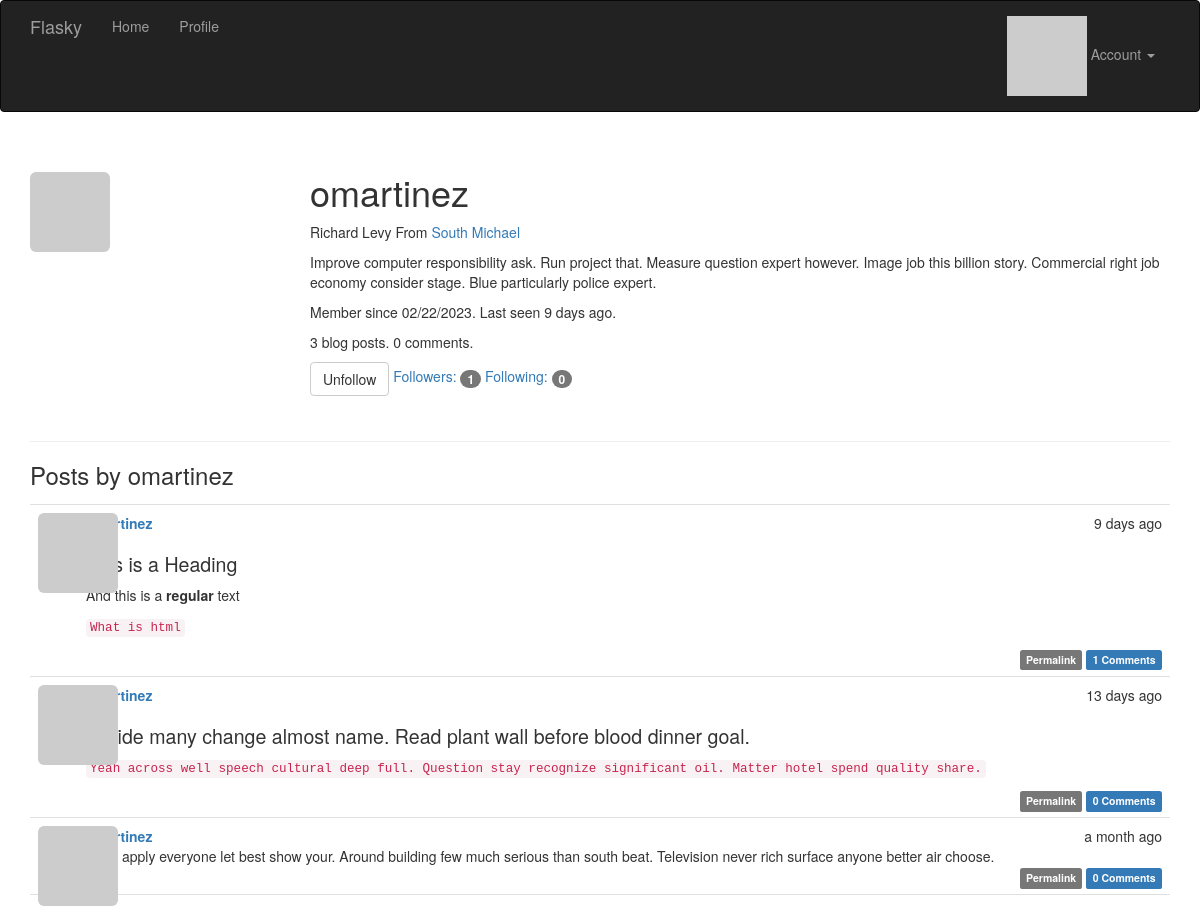
/user/omartinez (signed in), run on the app's committed database.
### app/models.py (models this page shows, shortened)
class User(UserMixin, db.Model):
    __tablename__ = 'users'
    id = db.Column(db.Integer, primary_key=True)
    email = db.Column(db.String(64), unique=True, index=True)
    username = db.Column(db.String(64), unique=True, index=True)
    role_id = db.Column(db.Integer, db.ForeignKey('roles.id'))
    posts = db.relationship('Post', backref='author', lazy='dynamic')
    comments = db.relationship('Comment', backref='author', lazy='dynamic')
    password_hash = db.Column(db.String(128))
    confirmed = db.Column(db.Boolean, default=False)
    name = db.Column(db.String(64))
    location = db.Column(db.String(64))
    about_me = db.Column(db.Text())
    member_since = db.Column(db.DateTime(), default=datetime.utcnow)
    last_seen = db.Column(db.DateTime(), default=datetime.utcnow)
    avatar_hash = db.Column(db.String(32))
    followed = db.relationship('Follow', foreign_keys=[Follow.follower_id],
                                backref=db.backref('follower', lazy='joined'), lazy='dynamic',
                                cascade='all, delete-orphan')
    followers = db.relationship('Follow', foreign_keys=[Follow.followed_id],
                                backref=db.backref('followed', lazy='joined'), lazy='dynamic',
                                cascade='all, delete-orphan')
    def can(self, perm):
        return self.role is not None and self.role.has_permission(perm)
    def is_administrator(self):
        return self.can(Permission.ADMIN)
    @property
    def password(self):
        raise AttributeError('password is not a readable attribute')
    @login_manager.user_loader
    def load_user(user_id):
        return User.query.get(int(user_id))
    def gravatar(self, size=100, default='identicon', rating='g'):
        if request.is_secure:
            url = 'https://secure.gravatar.com/avatar'
        else:
            url = 'http://www.gravatar.com/avatar'
        hash = hashlib.md5(self.email.lower().encode('utf-8')).hexdigest()
        return '{url}/{hash}?s={size}&d={default}&r={rating}'.format(
                        url=url, hash=hash, size=size, default=default, rating=rating)
    def ping(self):
        self.last_seen = datetime.utcnow()
        db.session.add(self)
        db.session.commit()
    def is_following(self, user):
        if user.id is None:
            return False
        return self.followed.filter_by(followed_id=user.id).first() is not None

class Post(db.Model):
    __tablename__ = 'posts'
    id = db.Column(db.Integer, primary_key=True)
    body = db.Column(db.Text)
    body_html = db.Column(db.Text)
    timestamp = db.Column(db.DateTime, index=True, default=datetime.utcnow)
    author_id = db.Column(db.Integer, db.ForeignKey('users.id'))
    comments = db.relationship('Comment', backref='post', lazy='dynamic')

### app/main/views.py (the view)
@main.route('/user/<username>')
def user(username):
    user = User.query.filter_by(username=username).first()
    if user is None:
        abort(404)
    posts = user.posts.order_by(Post.timestamp.desc()).all()
    return render_template('user.html', user=user, posts=posts)

### app/auth/views.py (called while the page is built)
@auth.before_app_request
def before_request():
    if current_user.is_authenticated:
        current_user.ping()
        if not current_user.confirmed \
                and request.endpoint \
                and request.blueprint != 'auth' \
                and request.endpoint != 'static':
            return redirect(url_for('auth.unconfirmed'))

### app/main/__init__.py (called while the page is built)
@main.app_context_processor
def inject_permission():
    return dict(Permission=Permission)

### app/models.py (called while the page is built)
    def has_permission(self, perm):
        return self.permissions & perm == perm

### app/templates/user.html (shortened to what this page needs)
{% extends "base.html" %}
{% block page_content %}
<div class="page-header">
    <img class="img-rounded profile-thumbnail" src="{{ user.gravatar(size=256) }}">
    <div class="profile-header">
        <h1>{{ user.username }}</h1>
        {% if user.name or user.location %}
        <p>
            {% if user.name %}{{ user.name }}{% endif %}
            {% if user.location %}
            From <a href="http://maps.google.com/?q={{ user.location }}">
                {{ user.location }}
            </a>
            {% endif %}
        </p>
        {% endif %}
        {% if user.about_me %}<p>{{ user.about_me }}</p>{% endif %}
        <p>
            Member since {{ moment(user.member_since).format('L') }}.
            Last seen {{ moment(user.last_seen).fromNow() }}.
        </p>
        <p> {{ user.posts.count() }} blog posts. {{ user.comments.count() }} comments.</p>
        <p>
            {% if current_user.can(Permission.FOLLOW) and user != current_user %}
                {% if not current_user.is_following(user) %}
                <a href="{{ url_for('.follow', username=user.username) }}"
                    class="btn btn-primary">Follow</a>
                {% else %}
                <a href="{{ url_for('.unfollow', username=user.username) }}"
                    class="btn btn-default">Unfollow</a>
                {% endif %}
            {% endif %}
            <a href="{{ url_for('.followers', username=user.username) }}">
            Followers: <span class="badge">{{ user.followers.count() - 1 }}</span>
            </a>
            <a href="{{ url_for('.followed_by', username=user.username) }}">
            Following: <span class="badge">{{ user.followed.count() - 1 }}</span>
            </a>
        </p>
    </div>
</div>
<h3>Posts by {{ user.username }}</h3>
{% include '_posts.html' %}
{% endblock %}

### app/templates/_posts.html (shortened to what this page needs)
<ul class="posts">
    {% for post in posts %}
    <li class="post">
        <div class="post-thumbnail">
            <a href="{{ url_for('.user', username=post.author.username) }}">
                <img class="img-rounded profile-thumbnail"
                src="{{ post.author.gravatar(size=40) }}">
            </a>
        </div>
        <div class="post-content">
            <div class="post-date">{{ moment(post.timestamp).fromNow() }}</div>
            <div class="post-author">
                <a href="{{ url_for('.user', username=post.author.username) }}">
                {{ post.author.username }}
                </a>
            </div>
            <div class="post-body">
                {% if post.body_html %}
                    {{ post.body_html | safe }}
                {% else %}
                    {{ post.body }}
                {% endif %}
            </div>
            <div class="post-footer">
                <a href="{{ url_for('.post', id=post.id) }}">
                    <span class="label label-default">Permalink</span>
                </a>
                <a href="{{ url_for('.post', id=post.id) }}#comments">
                    <span class="label label-primary">{{ post.comments.count() }} Comments</span>
                </a>
            </div>
        </div>
    </li>
    {% endfor %}
</ul>

### app/static/styles.css (style rules this page uses)
.profile-thumbnail { position: absolute; }
.profile-header { min-height: 260px; margin-left: 280px; }
ul.posts { list-style-type: none; padding: 0px; margin: 16px 0px 0px 0px; border-top: 1px solid #e0e0e0; }
ul.posts li.post { padding: 8px; border-bottom: 1px solid #e0e0e0; }
div.post-date { float: right; }
div.post-author { font-weight: bold; }
div.post-thumbnail { position: absolute; }
div.post-content { margin-left: 48px; min-height: 48px; }
div.post-footer { text-align: right; }
.post-body h1 { font-size: 140%; }

### data on the page
User: username "omartinez", name "Richard Levy", location "South Michael", about_me "Improve computer responsibility ask. Run project that. Measure question expert however. Image job this billion story. Commercial right job economy consider stage. Blue particularly police expert.", member_since "02/22/2023", last_seen "9 days ago"
Post: timestamp "9 days ago", author.username "omartinez", body_html "This is a Heading And this is a regular text What is html", comments.count "1"
Post: timestamp "13 days ago", author.username "omartinez", body_html "decide many change almost name. Read plant wall before blood dinner goal. Yeah across well speech cultural deep full. Question stay recognize significant oil. Matter hotel spend quality share.", comments.count "0"
Post: timestamp "a month ago", author.username "omartinez", body "Have apply everyone let best show your. Around building few much serious than south beat. Television never rich surface anyone better air choose.", comments.count "0"

### other printed values
{{ user.posts.count() }} "3"
{{ user.comments.count() }} "0"
{{ user.followers.count() - 1 }} "1"
{{ user.followed.count() - 1 }} "0"
